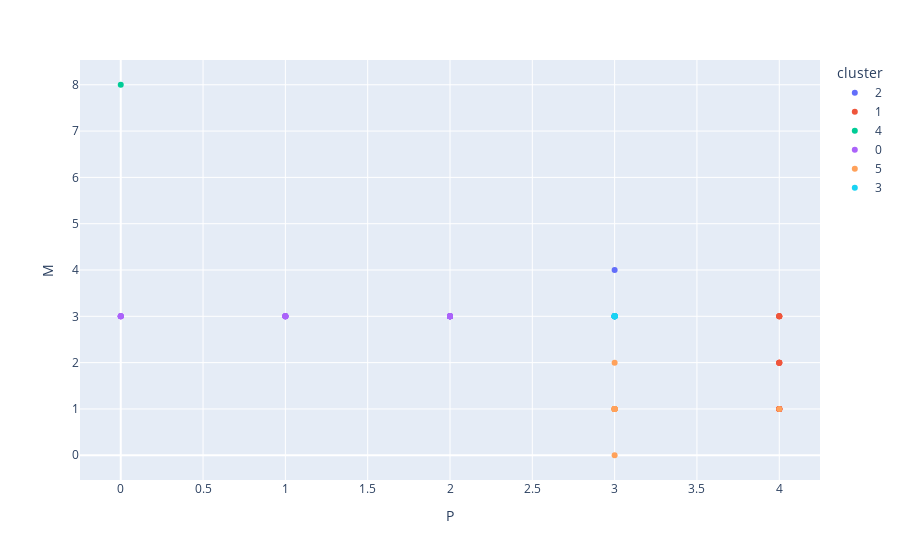

Source (notebook cell):
### Markdown cell above
Create the P vs M scatterplot.

### Code cell
px.scatter(dataframe,x = "P",y = "M",color = "cluster")

#<xml xmlns="https://developers.google.com/blockly/xml"><variables><variable id="o]8d]RxO,Gcx(.ogOS#{">px</variable><variable id="w0MtU$GK$_0i(vCQ@}s{">dataframe</variable></variables><block type="varDoMethod" id="Dn5fvKUj5b*)^9)1eTd8" x="-72" y="81"><mutation items="4"></mutation><field name="VAR" id="o]8d]RxO,Gcx(.ogOS#{">px</field><field name="MEMBER">scatter</field><data>px:scatter</data><value name="ADD0"><block type="variables_get" id="j7;K-#L?vCt~imZ?=Oax"><field name="VAR" id="w0MtU$GK$_0i(vCQ@}s{">dataframe</field></block></value><value name="ADD1"><block type="dummyOutputCodeBlock" id="Od4~8dz?HlhMIYS8s~gV"><field name="CODE">x = "P"</field></block></value><value name="ADD2"><block type="dummyOutputCodeBlock" id="pwXKi)V{FZ:PE[jU!H,r"><field name="CODE">y = "M"</field></block></value><value name="ADD3"><block type="dummyOutputCodeBlock" id="-O+U-Gyb3EVUUL/h0pO?"><field name="CODE">color = "cluster"</field></block></value></block></xml>

### Figure 1 — Plotly figure (JSON) as saved in the notebook; plotly's stock layout.template omitted (floating-point values rounded to 4 significant figures)
{"data": [{"hovertemplate": "cluster=2<br>P=%{x}<br>M=%{y}<extra></extra>", "legendgroup": "2", "marker": {"color": "#636efa", "symbol": "circle"}, "mode": "markers", "name": "2", "orientation": "v", "showlegend": true, "type": "scatter", "x": [3, 3, 3, 2, 2, 1, 2, 2, 2, 3, 3], "xaxis": "x", "y": [4, 3, 3, 3, 3, 3, 3, 3, 3, 3, 3], "yaxis": "y"}, {"hovertemplate": "cluster=1<br>P=%{x}<br>M=%{y}<extra></extra>", "legendgroup": "1", "marker": {"color": "#EF553B", "symbol": "circle"}, "mode": "markers", "name": "1", "orientation": "v", "showlegend": true, "type": "scatter", "x": [4, 4, 4, 4, 4, 4, 4, 4, 4, 4, 4, 4, 4, 4], "xaxis": "x", "y": [3, 3, 3, 2, 2, 2, 2, 3, 1, 1, 1, 1, 1, 1], "yaxis": "y"}, {"hovertemplate": "cluster=4<br>P=%{x}<br>M=%{y}<extra></extra>", "legendgroup": "4", "marker": {"color": "#00cc96", "symbol": "circle"}, "mode": "markers", "name": "4", "orientation": "v", "showlegend": true, "type": "scatter", "x": [0], "xaxis": "x", "y": [8], "yaxis": "y"}, {"hovertemplate": "cluster=0<br>P=%{x}<br>M=%{y}<extra></extra>", "legendgroup": "0", "marker": {"color": "#ab63fa", "symbol": "circle"}, "mode": "markers", "name": "0", "orientation": "v", "showlegend": true, "type": "scatter", "x": [2, 2, 2, 2, 2, 2, 2, 1, 1, 1, 1, 0, 0, 0, 0, 0, 1, 1], "xaxis": "x", "y": [3, 3, 3, 3, 3, 3, 3, 3, 3, 3, 3, 3, 3, 3, 3, 3, 3, 3], "yaxis": "y"}, {"hovertemplate": "cluster=5<br>P=%{x}<br>M=%{y}<extra></extra>", "legendgroup": "5", "marker": {"color": "#FFA15A", "symbol": "circle"}, "mode": "markers", "name": "5", "orientation": "v", "showlegend": true, "type": "scatter", "x": [3, 3, 3, 3, 3, 4, 3, 3, 3, 3, 3, 3, 3], "xaxis": "x", "y": [1, 1, 1, 1, 1, 1, 1, 1, 1, 1, 1, 0, 2], "yaxis": "y"}, {"hovertemplate": "cluster=3<br>P=%{x}<br>M=%{y}<extra></extra>", "legendgroup": "3", "marker": {"color": "#19d3f3", "symbol": "circle"}, "mode": "markers", "name": "3", "orientation": "v", "showlegend": true, "type": "scatter", "x": [3, 3, 3, 3, 3, 3, 3, 3, 3], "xaxis": "x", "y": [3, 3, 3, 3, 3, 3, 3, 3, 3], "yaxis": "y"}], "layout": {"legend": {"title": {"text": "cluster"}, "tracegroupgap": 0}, "margin": {"t": 60}, "xaxis": {"anchor": "y", "domain": [0, 1], "title": {"text": "P"}}, "yaxis": {"anchor": "x", "domain": [0, 1], "title": {"text": "M"}}}}
